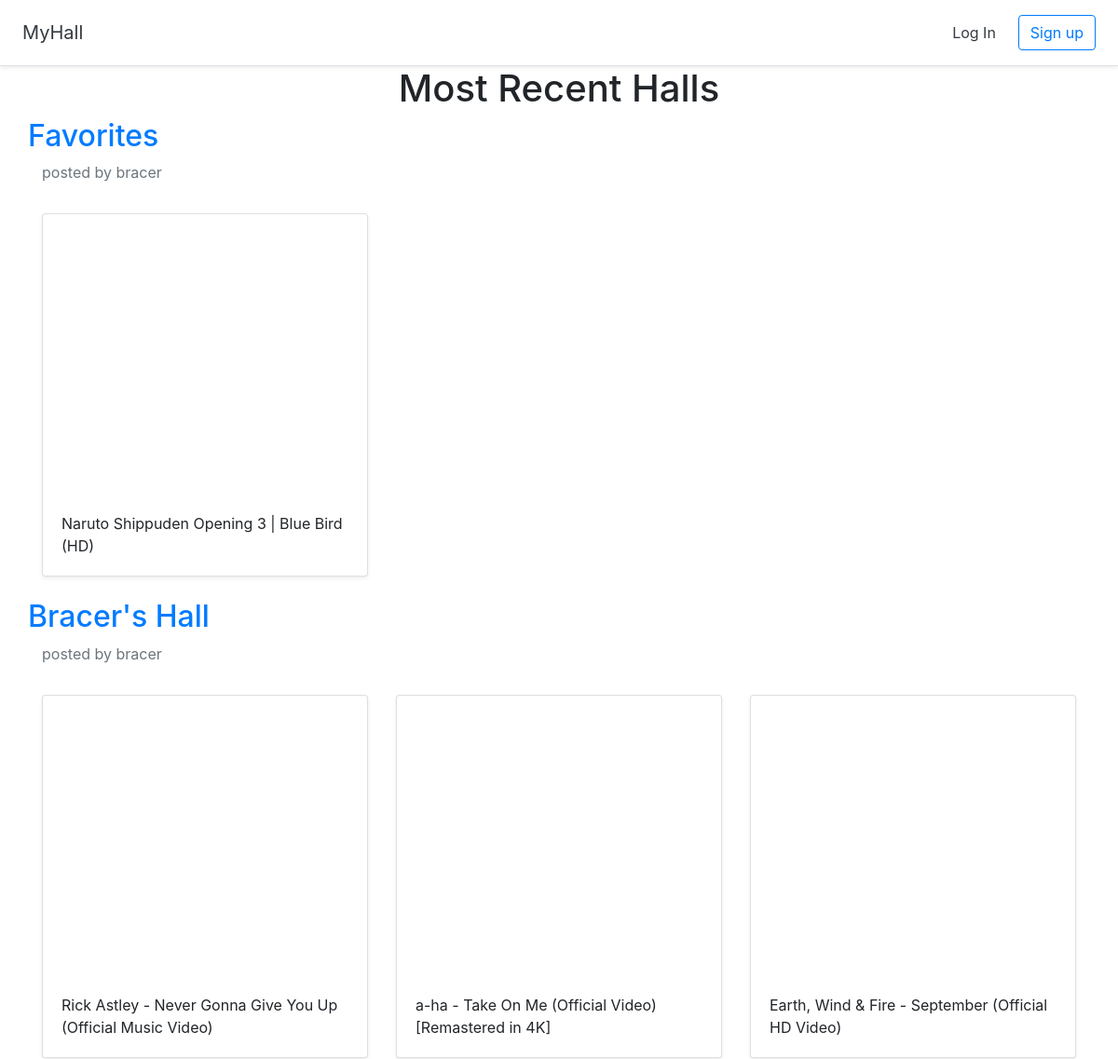
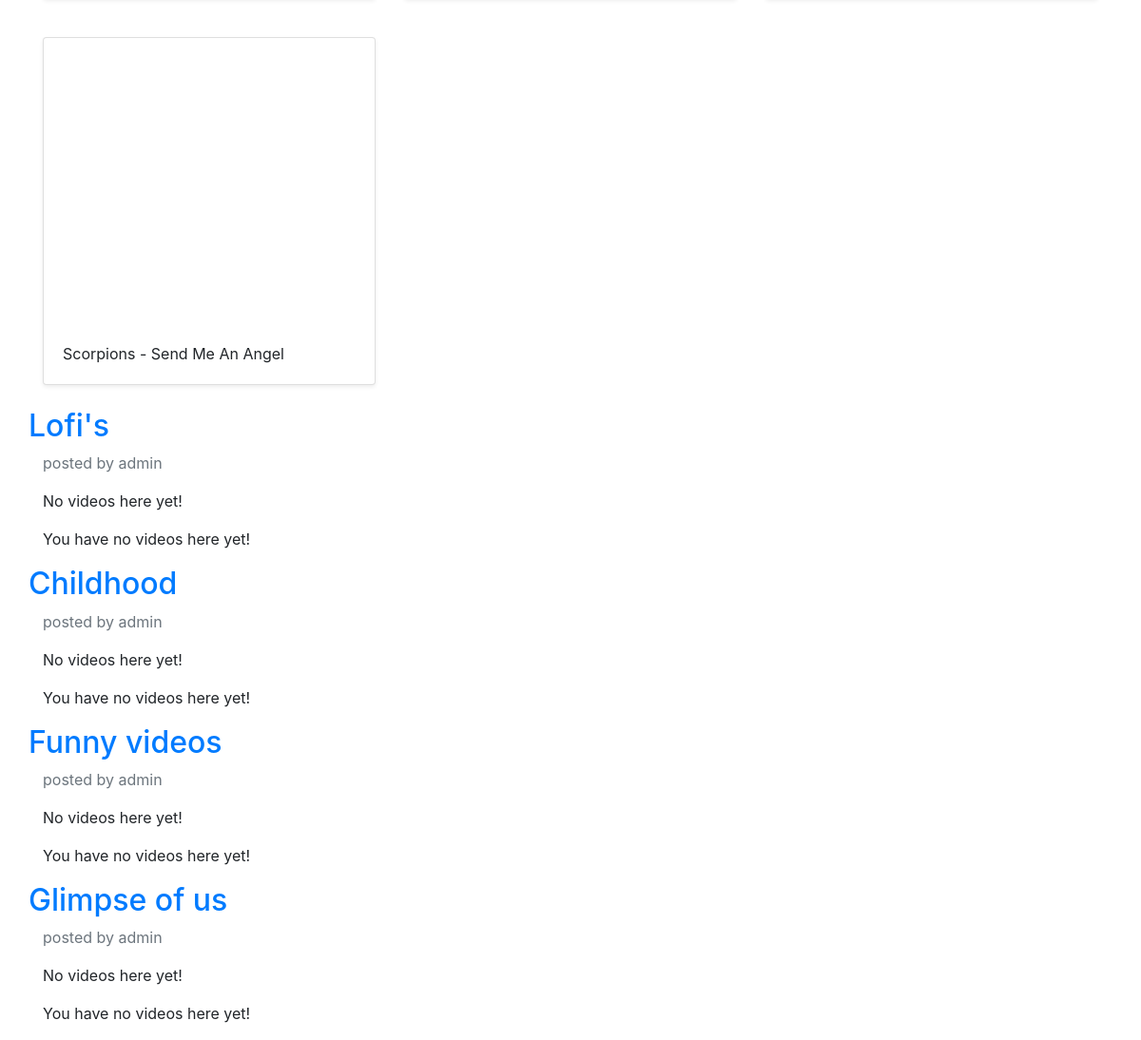
Page /most-recent on the committed database (2 pictures, top to bottom).
### core/models.py (models this page shows)
class Hall(models.Model):
    title = models.CharField(max_length=255)
    user = models.ForeignKey(User, on_delete=models.CASCADE)

class Video(models.Model):
    title = models.CharField(max_length=255)
    url = models.URLField()
    youtube_id = models.CharField(max_length=255)
    hall = models.ForeignKey(Hall, on_delete=models.CASCADE)

### core/views.py (the view)
# urls.py: path("most-recent", recent, name="most_recent"),
def recent(request):
    most_recent = Hall.objects.all().order_by('-id')
    return render(request, "index/recent.html", {"recent":most_recent})

### core/templates/index/recent.html
{% extends 'base.html' %}
{% load static %}
{% block content %}
    {% include 'index/body_most_recent.html' %}
{% endblock %}

### core/templates/index/body_most_recent.html
<div class="container">
    <h1 class="text-center">Most Recent Halls</h1>
    {% for hall in recent %}
    <div class="row">
        <h2><a href="{% url 'detail_hall' hall.id %}">{{ hall.title }}</a></h2>
    </div>
    <div class="text-muted">
        <p> posted by {{ hall.user }}</p>
    </div>
    {% if not hall.video_set.all %}
                <p>No videos here yet!</p>
    {% endif %}
    {% if user.is_authenticated %}
        {% if user.id == hall.user.id %}
            {% if hall.video_set.all %}
                <a href="{% url 'update_hall' hall.id %}" class="btn btn-warning">Edit hall</a>
                <a href="{% url 'add_video' hall.id %}" class="btn btn-primary">Add video</a>
                <a href="{% url 'delete_hall' hall.id %}" class="btn btn-danger">DELETE HALL</a>
            {% endif %}
        {% endif %}
    {% else %}
        {% if not hall.video_set.all %}
            <p>You have no videos here yet!</p>
        {% endif %}
    {% endif %}
    <div class="row">
        {% for video in hall.video_set.all|slice:":6" %}
        <div class="col-md-4 mt-3">
            <div class="card mb-4 shadow-sm">
                <iframe width="100%" height="300" src="https://www.youtube.com/embed/{{ video.youtube_id }}"
                    frameborder="0"
                    allow="accelerometer; autoplay; clipboard-write; encrypted-media; gyroscope; picture-in-picture"
                    allowfullscreen></iframe>
                <div class="card-body">
                    <p class="card-text">{{ video.title }}</p>
                </div>
            </div>
        </div>
        {% endfor %}
    </div>
    {% endfor %}
</div>

### rows in the picture
Hall: title "Favorites", user "bracer"
Video: title "Naruto Shippuden Opening 3 | Blue Bird (HD)"
Hall: title "Bracer's Hall", user "bracer"
Video: title "Rick Astley - Never Gonna Give You Up (Official Music Video)"
Video: title "a-ha - Take On Me (Official Video) [Remastered in 4K]"
Video: title "Earth, Wind & Fire - September (Official HD Video)"
Video: title "Scorpions - Send Me An Angel"
Hall: title "Lofi's", user "admin", shows "No videos here yet!", shows "You have no videos here yet!"
Hall: title "Childhood", user "admin", shows "No videos here yet!", shows "You have no videos here yet!"
Hall: title "Funny videos", user "admin", shows "No videos here yet!", shows "You have no videos here yet!"
Hall: title "Glimpse of us", user "admin", shows "No videos here yet!", shows "You have no videos here yet!"
